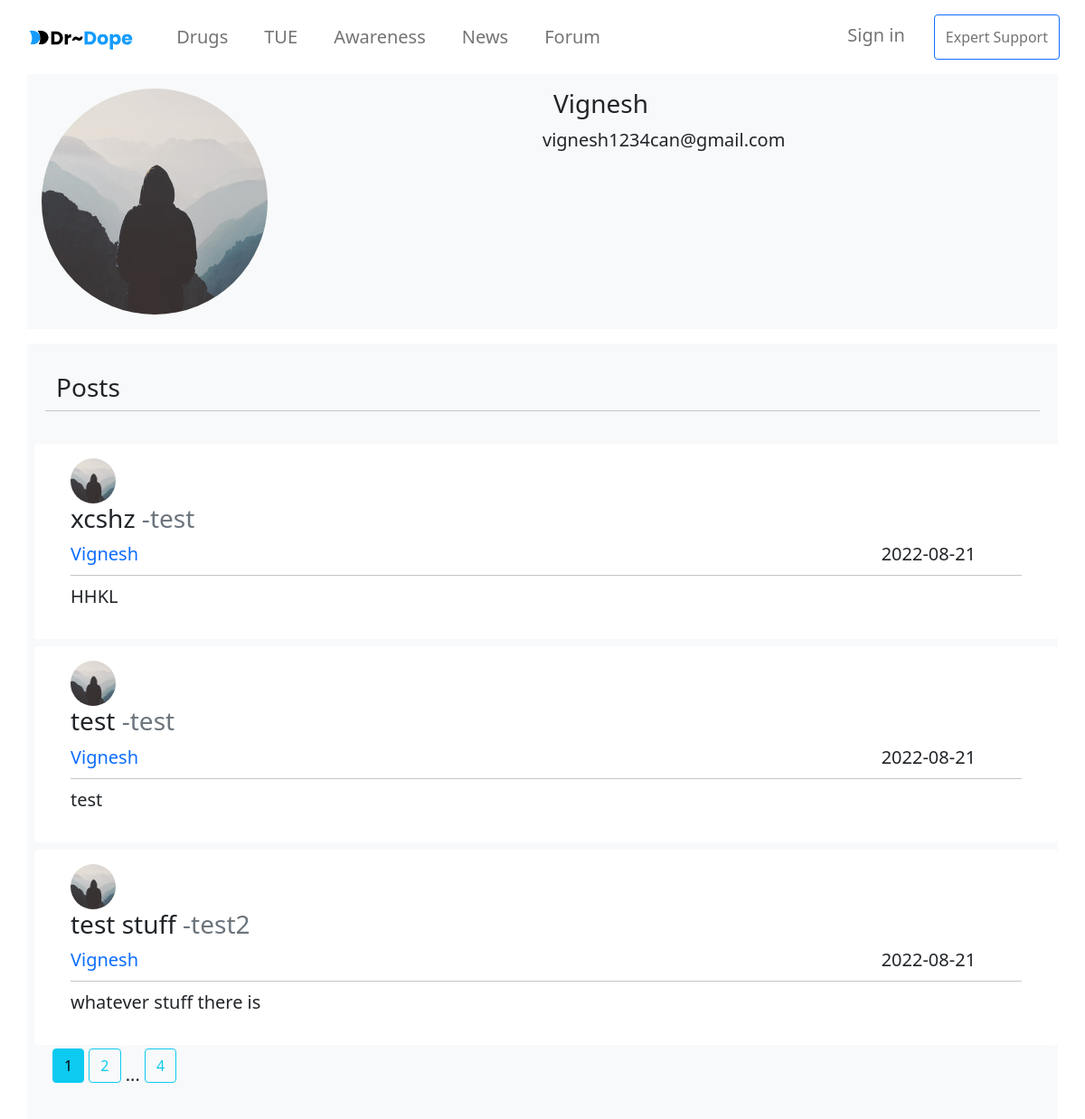
Page /account/Vignesh on the committed database.
### website/models.py (models this page shows, shortened)
class User(db.Model,UserMixin):
    id = db.Column(db.Integer,primary_key=True)
    email = db.Column(db.String(50),unique=True,nullable=False)
    password =db.Column(db.String(100),nullable=False)
    username=db.Column(db.String(30),nullable=False)
    profile_pic=db.Column(db.String(20),nullable=False,default='default.jpg')
    sport=db.Column(db.String(50))
    posts= db.relationship('Post',backref='author',lazy=True)

class Post(db.Model):
    id = db.Column(db.Integer,primary_key=True)
    title = db.Column(db.String(100),nullable=False)
    date_posted = db.Column(db.DateTime,nullable=False,default=datetime.utcnow)
    content = db.Column(db.Text,nullable=False)
    topic = db.Column(db.String(100))
    user_id = db.Column(db.Integer, db.ForeignKey('user.id'),nullable=False)

### website/users/routes.py (the view)
@users.route('/account/<string:username>')
def account(username):
    page = request.args.get('page',1,type=int)
    user=User.query.filter_by(username=username).first_or_404()
    image_file = url_for('static', filename='images/profile_pic/'+user.profile_pic)
    posts = Post.query.order_by(Post.date_posted.desc()).paginate(page=page,per_page=3)
    return render_template("account.html",user=current_user,img=image_file,page_user=user,posts = posts)

### website/templates/account.html (shortened to what this page needs)
{% extends "base.html" %}
{% block content%}
<div class="container bg-light p-3">
    <div class="row">
        <div class="col-2">
            <img class="rounded-circle" src="{{img}}">
        </div>
        <div class="col-6 ms-auto align-items-middle">
            <h3 class="align-right">{{page_user.username}}</h3>
            <div class="row">{{page_user.email}}</div>
        </div>
    </div>
</div>
<div class="container bg-light mt-3 p-3">
    <div class="row p-3">
        <h3>Posts</h3>
        <hr class="divider">
    </div>
    <div class="row">
        <div class="container">
            {%for post in posts.items %}
            <div class="row">
                <article class="bg-white p-3 m-1 rounded">
                    <div class="container">
                        <div class="row">
                            <div class="col-1">
                                <img src="{{url_for('static',filename='images/profile_pic/'+post.author.profile_pic)}}"
                                    alt="img" class="rounded-circle" style="width: 50px;">
                            </div>
                            <div class="col-12">
                                <h3 class="">
                                    <a class="link-dark text-decoration-none" href="{{url_for('posts.post', post_id=post.id)}}">{{post.title}}</a>
                                    <a href="{{url_for('main.topic',topic=post.topic)}}" class="link-secondary text-decoration-none">-{{post.topic}}</a>
                                </h3>
                            </div>
                            <div class="col-2 ">
                                <a class="link-primary" style="text-decoration:none" href="#">{{post.author.username}}</a>
                            </div>
                            <div class="col-2 ms-auto">
                                {{post.date_posted.strftime('%Y-%m-%d')}}
                            </div>
                        </div>
                        <hr class="dropdown-divider">
                        <div class="row">
                            <p>{{post.content}}</p>
                        </div>
                    </div>
                </article>
            </div>
        {%endfor%}
        </div>
    </div>
    <div class="container">
        {% for page_num in posts.iter_pages(left_edge=1,right_edge=1, left_current=1,right_current=2) %}
        {% if page_num %}
            {% if posts.page == page_num %}
                <a class="btn btn-info mb-4" href="{{url_for('users.account',page=page_num,username=page_user.username)}}">{{page_num}}</a>
            {% else %}
                <a class="btn btn-outline-info mb-4" href="{{url_for('users.account',page=page_num,username=page_user.username)}}">{{page_num}}</a>
            {% endif %}
        {% else %}
        ...
        {%endif%}
        {%endfor%}
    </div>
</div>
{%endblock%}

### website/templates/base.html (shortened to what this page needs)
<!DOCTYPE html>
<html lang="en">
<head>
    <link href="https://cdn.jsdelivr.net/npm/bootstrap@5.0.2/dist/css/bootstrap.min.css" rel="stylesheet">
    <link rel="stylesheet" href="{{url_for('static',filename='main.css')}}">
</head>
<body class="fs-5">
    <nav class="navbar navbar-expand-lg navbar-light p-3">
        <div class="container-fluid">
            <a href="/" class="navbar-brand">
                <img src="{{url_for('static',filename='images/logo.svg')}}" height="30" alt="DrAntiDope">
            </a>
            <div class="collapse navbar-collapse ms-4" id="navbarCollapse">
                <div class="navbar-nav">
                    <li class="hover-underline-animation nav-item dropdown me-4">
                        <a class=" {{'active' if active_page=='drugs' else ''}} nav-link dropdown" href="/drugs" role="button" data-bs-toggle="dropdown" aria-expanded="false">
                            Drugs
                        </a>
                    </li>
                    <a href="/tue"   class=" hover-underline-animation nav-item nav-link me-4 {{'active' if active_page=='tue' else ''}}">TUE</a>
                    <a href="/aware" class=" hover-underline-animation nav-item nav-link me-4 {{'active' if active_page=='aware' else ''}}">Awareness</a>
                    <a href="/news"  class=" hover-underline-animation nav-item nav-link me-4 {{'active' if active_page=='news' else ''}}">News</a>
                    <a href="/forum" class=" hover-underline-animation nav-item nav-link {{'active' if active_page=='forum' else ''}}">Forum</a>
                </div>
                <div class="navbar-nav ms-auto">
                    {%if user.is_authenticated %}
                    <li class="nav-item dropdown me-4">
                        <a class="nav-link dropdown-toggle" href="#" role="button" data-bs-toggle="dropdown" aria-expanded="false">
                            {{user.username}}
                        </a>
                        <ul class="dropdown-menu shadow">
                          <li><a class="dropdown-item" href="{{url_for('users.account', username=user.username)}}">My Account</a></li>
                          <li><hr class="dropdown-divider"></li>
                          <li><a class="dropdown-item" href="/logout">Log out</a></li>
                        </ul>
                      </li>
                    {%else%}
                    <a href="/login" class=" nav-item nav-link me-4">Sign in</a>
                    {%endif%}
                    <button type="button" class="btn btn-outline-primary px-1 py-1"><a href="/" class="nav-item nav-link">Expert Support</a></button>
                </div>
            </div>
        </div>
    </nav>
    {% block content%}
    {%endblock%}
</body>
</html>

### website/static/main.css (style rules this page uses)
:root { --secondary-color:#159CFD; }
.hover-underline-animation { display: inline-block; position: relative; }
.hover-underline-animation:after { content: ""; position: absolute; width: 100%; transform: scaleX(0); height: 2px; bottom: 0; left: 0; background-color: var(--secondary-color); transform-origin: bottom right; transition: transform 0.25s ease-out; }

### rows in the picture
User: username "Vignesh", email "vignesh1234can@gmail.com"
Post: profile_pic (placeholder picture), title "xcshz", topic "test", author.username "Vignesh", date_posted "2022-08-21", content "HHKL"
Post: profile_pic (placeholder picture), title "test", topic "test", author.username "Vignesh", date_posted "2022-08-21", content "test"
Post: profile_pic (placeholder picture), title "test stuff", topic "test2", author.username "Vignesh", date_posted "2022-08-21", content "whatever stuff there is"

### other values in the picture
{{ page_num }} "1"
{{ page_num }} "2" "4"
